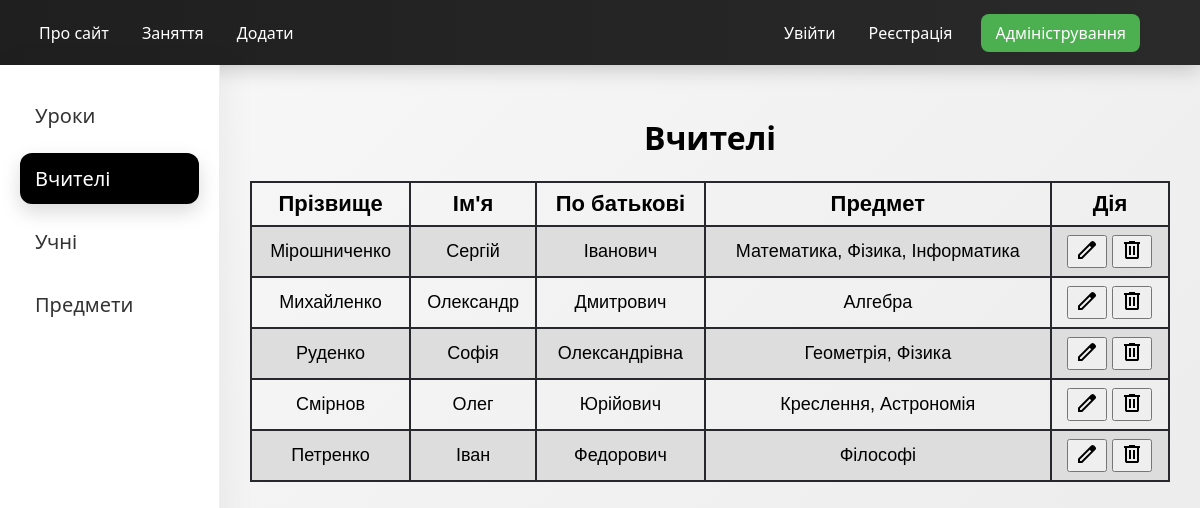
Screenshot of /teachers/ with the database file from the repository.
### lessons/models.py (models this page shows, shortened)
class Teachers(models.Model):
    last_name = models.CharField(max_length=100,verbose_name='Прізвище')
    first_name = models.CharField(max_length=100, verbose_name= 'Ім\'я')
    patronymic = models.CharField(max_length=100, blank=True, verbose_name='Побатькові')
    subject = models.CharField(max_length=100, verbose_name='Предмет')
    class Meta:
        verbose_name = 'Вчитель'
        verbose_name_plural = 'Вчитель'

### lessons/views.py (the view)
# urls.py: path('teachers/', views.web_teachers, name='teachers'),
def web_teachers(request):
    teachers = Teachers.objects.all()
    context = {'teachers': teachers, 'menu': menu, 'sidebar': sidebar}
    return render(request, 'lessons/teachers.html', context)

### templates/lessons/teachers.html (shortened to what this page needs)
{% extends 'lessons/index.html' %}
{% block page %}
<h1>
    Вчителі
</h1>
<table>
    <tr>
        <th>Прізвище</th>
        <th>Ім'я</th>
        <th>По батькові</th>
        <th>Предмет</th>
        <th>Дія</th>
    </tr>
    {% for teacher in teachers %}
    <tr>
        <td>{{teacher.last_name}}</td>
        <td>{{teacher.first_name}}</td>
        <td>{{teacher.patronymic}}</td>
        <td>{{teacher.subject}}</td>
        <td>
            <button>
         <a href="{% url 'lessons:edit_teacher' teacher.id %}">
         </a>
            </button>
    <form action="{% url 'lessons:delete_teacher' teacher.id %}"
          method="post"
          style="display:inline;">
        <button type="submit"
                onclick="return confirm('Точно видалити?');">
            <svg xmlns="http://www.w3.org/2000/svg" height="24px" viewBox="0 -960 960 960" width="24px" fill="#000000"><path d="M280-120q-33 0-56.5-23.5T200-200v-520h-40v-80h200v-40h240v40h200v80h-40v520q0 33-23.5 56.5T680-120H280Zm400-600H280v520h400v-520ZM360-280h80v-360h-80v360Zm160 0h80v-360h-80v360ZM280-720v520-520Z"/></svg>
        </button>
    </form>
    </td>
    </tr>
    {% endfor %}
</table>
{% endblock page %}

### static/lessons/styles/index_style.css (style rules this page uses)
body { margin: 0; font-family: Arial, sans-serif; }
.content h1 { text-align: center; }
.content table { font-family: arial, sans-serif; border-collapse: collapse; width: 100%; }
.content td, th { border: 2px solid #26282B; text-align: center; padding: 8px; font-size: 18px; }
.content th { font-size: 22px; }
.content tr:nth-child(even) { background-color: #ddd; }
form { margin-top: 30px; }
* { box-sizing: border-box; }
body { margin: 0; font-family: 'Segoe UI', sans-serif; background: linear-gradient(135deg, #f9f9f9, #eaeaea); }

### rows the page displays
Teachers: last_name "Мірошниченко", first_name "Сергій", patronymic "Іванович", subject "Математика, Фізика, Інформатика"
Teachers: last_name "Михайленко", first_name "Олександр", patronymic "Дмитрович", subject "Алгебра"
Teachers: last_name "Руденко", first_name "Софія", patronymic "Олександрівна", subject "Геометрія, Фізика"
Teachers: last_name "Смірнов", first_name "Олег", patronymic "Юрійович", subject "Креслення, Астрономія"
Teachers: last_name "Петренко", first_name "Іван", patronymic "Федорович", subject "Філософі"

### other values shown
{{ m.title }} "Про сайт" "Заняття" "Додати"
{{ s.title }} "Уроки" "Вчителі" "Учні" "Предмети"
